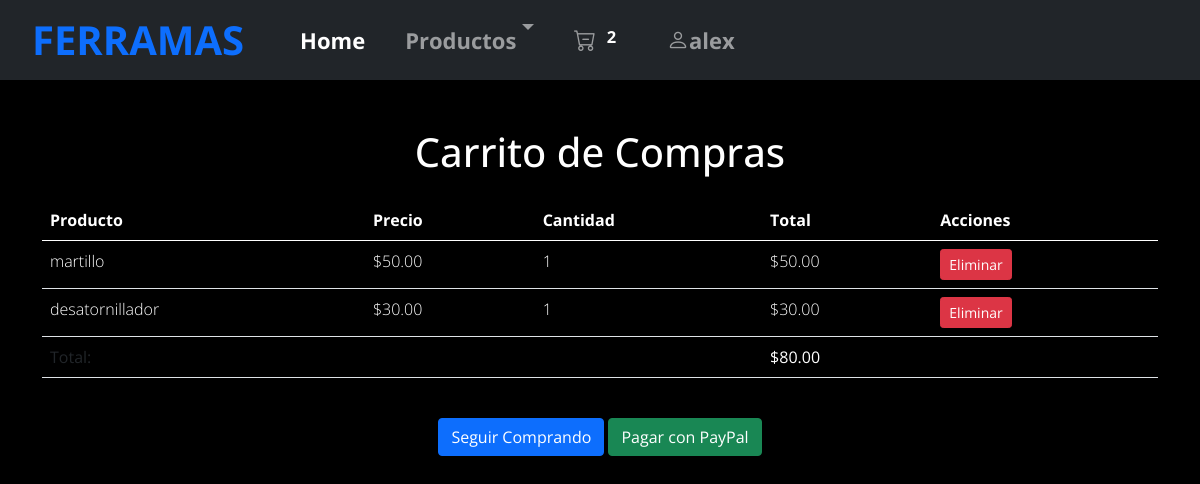
/detalle_carrito (signed in), run on the app's committed database.
### galeria/models.py (models this page shows, shortened)
class ElementoCarrito(models.Model):
    carrito = models.ForeignKey(Carrito, on_delete=models.CASCADE, related_name='elementos')
    producto = models.ForeignKey(Producto, on_delete=models.CASCADE)
    cantidad = models.PositiveIntegerField(default=1)
    @property
    def precio_total(self):
        return self.producto.precio * self.cantidad

class Producto(models.Model):
    nombre = models.CharField(max_length=200)
    descripcion = models.TextField(blank=True)
    precio = models.DecimalField(max_digits=10, decimal_places=2)
    stock = models.PositiveIntegerField()
    imagen = models.ImageField(upload_to='productos/', blank=True, null=True)

class Carrito(models.Model):
    cliente = models.OneToOneField(settings.AUTH_USER_MODEL, on_delete=models.CASCADE)
    creado = models.DateTimeField(auto_now_add=True)
    actualizado = models.DateTimeField(auto_now=True)
    def obtener_total(self):
        total = sum(item.precio_total for item in self.elementos.all())
        return total

### galeria/views.py (the view)
# urls.py: path('detalle_carrito', views.detalle_carrito, name='detalle_carrito'),
def detalle_carrito(request):
    carrito = get_object_or_404(Carrito, cliente=request.user)
    return render(request, 'detalle_carrito.html', {'carrito': carrito})

### galeria/context_processors.py (called while the page is built)
def carrito_total(request):
    total = 0
    if request.user.is_authenticated:
        carrito = Carrito.objects.filter(cliente=request.user).first()
        if carrito:
            total = carrito.elementos.count()
    return {'carrito_total': total}

### galeria/templates/detalle_carrito.html (shortened to what this page needs)
{% extends 'padre/base.html' %}
{% block content %}
<div class="container mt-5">
    <div class="row">
        <div class="col">
            <h1 class="text-center mb-4 text-white">Carrito de Compras</h1>
            <div class="table-responsive">
                <table class="table table-striped text-white">
                    <thead>
                        <tr>
                            <th scope="col">Producto</th>
                            <th scope="col">Precio</th>
                            <th scope="col">Cantidad</th>
                            <th scope="col">Total</th>
                            <th scope="col">Acciones</th>
                        </tr>
                    </thead>
                    <tbody>
                        {% for elemento in carrito.elementos.all %}
                        <tr>
                            <td class="text-white">{{ elemento.producto.nombre }}</td>
                            <td class="text-white">${{ elemento.producto.precio }}</td>
                            <td class="text-white">{{ elemento.cantidad }}</td>
                            <td class="text-white">${{ elemento.precio_total }}</td>
                            <td>
                                <a href="{% url 'eliminar_del_carrito' elemento.producto.id %}" class="btn btn-sm btn-danger">Eliminar</a>
                            </td>
                        </tr>
                        {% endfor %}
                        <tr>
                            <td colspan="3" class="text-right"><strong>Total:</strong></td>
                            <td class="text-white"><strong>${{ carrito.obtener_total }}</strong></td>
                            <td></td>
                        </tr>
                    </tbody>
                </table>
            </div>
            <div class="text-center mt-4">
                <a href="{% url 'galeria' %}" class="btn btn-primary">Seguir Comprando</a>
                <a href="{% url 'pago_paypal' %}" class="btn btn-success">Pagar con PayPal</a>
            </div>
        </div>
    </div>
</div>
{% endblock %}

### galeria/templates/padre/base.html (shortened to what this page needs)
{% load static %}
<!DOCTYPE html>
<html lang="en">
<head>
    <link href="https://cdn.jsdelivr.net/npm/bootstrap@5.0.2/dist/css/bootstrap.min.css" rel="stylesheet">
    <link href="https://cdn.jsdelivr.net/npm/bootstrap-icons/font/bootstrap-icons.css" rel="stylesheet">
    <link rel="stylesheet" href="{% static 'css/estilos.css' %}">
</head>
<body>
    <div class="short">
        <nav class="navbar navbar-expand-lg navbar-dark bg-dark " id="menu">
            <div class="container-fluid">
                <a class="navbar-brand" href="#">
                    <span class="text-primary fs-1"> FERRAMAS </span>
                </a>
                <div class="collapse navbar-collapse" id="navbarSupportedContent">
                    <ul class="navbar-nav me-auto mb-2 mb-lg-0">
                        <li class="nav-item">
                            <a class="nav-link active fw-ligh" aria-current="page" href="{% url 'index' %}">
                                Home
                            </a>
                        </li>
                        <li class="nav-item dropdown">
                            <a class="nav-link dropdown-toggle fw-ligh" href="#" id="navbarDropdownMenuLink" role="button" data-bs-toggle="dropdown" aria-expanded="false">
                                Productos
                            </a>
                        </li>
                        <li class="nav-item">
                            <a class="nav-link" href="{% url 'detalle_carrito' %}">
                                <i class="bi bi-cart-dash"></i>
                                <span class="badge badge-pill badge-primary">{{ carrito_total }}</span>
                            </a>
                        </li>
                        {% if user.is_authenticated %}
                        <li class="nav-item">
                            <a class="nav-link" href="#">
                                <i class="bi bi-person"></i> {{ user.username }}
                            </a>
                        </li>
                        {% endif %}
                    </ul>
                </div>
            </div>
        </nav>
    </div>
    {% block content %}
    {% endblock %}
</body>
</html>

### galeria/static/css/estilos.css (style rules this page uses)
body { background: rgb(0, 0, 0); font-family: 'Open Sans', sans-serif; font-weight: 300; }
#menu a { display: flex; padding: 2px 20px; font-size: 22px; font-weight: bold; }

### data on the page
ElementoCarrito: producto.nombre "martillo", producto.precio "50.00", cantidad "1", precio_total "50.00"
ElementoCarrito: producto.nombre "desatornillador", producto.precio "30.00", cantidad "1", precio_total "30.00"
Carrito: obtener_total "80.00"

### other printed values
{{ carrito_total }} "2"
{{ user.username }} "alex"
